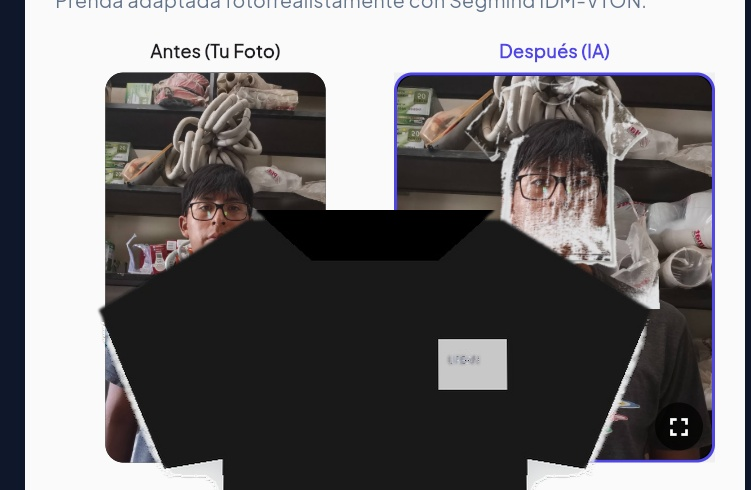

The script that saved this image:
import os
from PIL import Image, ImageChops, ImageFilter

def test_user_photo_fit():
    backend_dir = r"c:\Users\Cristian Arcayne\OneDrive\Documents\Sistemas de Informacion 2\Examen_Si2\fashionstore-backend"
    
    # 1. Cargar la foto real subida por el usuario
    user_photo_path = r"C:\Users\Cristian Arcayne\.gemini\antigravity\brain\1dff14a3-ab66-4824-8e2f-eaa0f94da574\.user_uploaded\media_1790052968289.png"
    if not os.path.exists(user_photo_path):
        print("User photo not found")
        return
        
    user_img = Image.open(user_photo_path).convert("RGBA")
    u_w, u_h = user_img.size
    print(f"User image size: {u_w}x{u_h}")
    
    # 2. Cargar la prenda
    garment_path = os.path.join(backend_dir, "static", "uploads", "polera_oversize_negra.jpg")
    garment_img = Image.open(garment_path).convert("RGBA")
    
    threshold = 230
    r, g, b, a = garment_img.split()
    mask_r = r.point(lambda p: 0 if p > threshold else 255)
    mask_g = g.point(lambda p: 0 if p > threshold else 255)
    mask_b = b.point(lambda p: 0 if p > threshold else 255)
    mask_combined = ImageChops.lighter(ImageChops.lighter(mask_r, mask_g), mask_b)
    mask_final = ImageChops.darker(a, mask_combined)
    garment_img.putalpha(mask_final)
    
    bbox = garment_img.getbbox()
    if bbox:
        garment_img = garment_img.crop(bbox)
        
    gw, gh = garment_img.size
    alpha_prenda = garment_img.split()[3]
    
    def obtener_y_primer_pixel(x_pos):
        for y in range(gh):
            if alpha_prenda.getpixel((x_pos, y)) > 50:
                return y
        return 0

    y_left_shoulder = obtener_y_primer_pixel(int(gw * 0.22))
    y_right_shoulder = obtener_y_primer_pixel(int(gw * 0.78))
    shoulder_y_offset = (y_left_shoulder + y_right_shoulder) // 2
    
    # Probemos ajustar pos_y para fotos donde los hombros están alrededor del 48-52% de la imagen (como en la foto del usuario)
    # En la foto del usuario, el rostro toma los primeros 45% y los hombros están a y=500 de 1024 (aprox 0.48 - 0.50)
    torso_w = int(u_w * 0.76)
    aspect_garment = gh / max(gw, 1)
    torso_h = int(torso_w * aspect_garment)
    
    garment_resized = garment_img.resize((torso_w, torso_h), Image.Resampling.LANCZOS)
    
    w, h = garment_resized.size
    taper_x = int(w * 0.02)
    quad = (-taper_x, 0, 0, h, w, h, w + taper_x, 0)
    garment_warped = garment_resized.transform((w, h), Image.QUAD, quad, resample=Image.Resampling.BILINEAR)
    
    alpha_ch = garment_warped.split()[3]
    alpha_blurred = alpha_ch.filter(ImageFilter.GaussianBlur(radius=1.2))
    garment_warped.putalpha(alpha_blurred)
    
    pos_x = (u_w - torso_w) // 2
    # El usuario tiene la cabeza en primer plano, hombros inician en y ~ 0.48 * u_h
    target_shoulder_y = int(u_h * 0.48)
    scaled_shoulder_offset = int(shoulder_y_offset * (torso_h / gh))
    pos_y = target_shoulder_y - scaled_shoulder_offset
    
    combined = user_img.copy()
    combined.paste(garment_warped, (pos_x, pos_y), garment_warped)
    
    out_path = os.path.join(backend_dir, "scratch", "test_user_photo_fit.jpg")
    combined.convert("RGB").save(out_path, format="JPEG", quality=95)
    print("Saved user photo fit to:", out_path)

if __name__ == "__main__":
    test_user_photo_fit()
